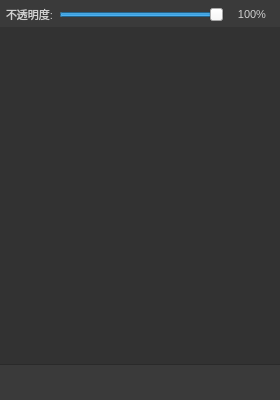
<?xml version="1.0" encoding="UTF-8"?>
<ui version="4.0">
 <class>ChannelTreePanel</class>
 <widget class="QWidget" name="ChannelTreePanel">
  <property name="geometry">
   <rect>
    <x>0</x>
    <y>0</y>
    <width>280</width>
    <height>400</height>
   </rect>
  </property>
  <property name="styleSheet">
   <string notr="true">QLabel { color: #d0d0d0; font-size: 11px; }
QListWidget {
  background-color: #323232; color: #eee; border: none; outline: none; font-size: 12px;
}
QListWidget::item { padding: 4px 2px; min-height: 36px; }
QListWidget::item:selected { background-color: #555555; }
QFrame#optionsHost, QFrame#toolbarHost { background-color: #3a3a3a; border: none; }
QFrame#toolbarHost { border-top: 1px solid #2a2a2a; }
QToolButton {
  background-color: transparent; color: #ddd; border: 1px solid transparent;
  border-radius: 2px; padding: 2px; font-size: 11px; min-width: 22px; min-height: 22px;
}
QFrame#toolbarHost QToolButton {
  min-width: 30px; min-height: 30px; padding: 3px; border-radius: 3px;
}
QToolButton:hover { background-color: #4e4e4e; }
QToolButton:disabled { color: #666; }</string>
  </property>
  <layout class="QVBoxLayout" name="rootLayout">
   <property name="spacing">
    <number>0</number>
   </property>
   <property name="leftMargin">
    <number>0</number>
   </property>
   <property name="topMargin">
    <number>0</number>
   </property>
   <property name="rightMargin">
    <number>0</number>
   </property>
   <property name="bottomMargin">
    <number>0</number>
   </property>
   <item>
    <widget class="QFrame" name="optionsHost">
     <property name="frameShape">
      <enum>QFrame::Shape::NoFrame</enum>
     </property>
     <layout class="QHBoxLayout" name="optionsLayout">
      <property name="spacing">
       <number>6</number>
      </property>
      <property name="leftMargin">
       <number>6</number>
      </property>
      <property name="topMargin">
       <number>6</number>
      </property>
      <property name="rightMargin">
       <number>6</number>
      </property>
      <property name="bottomMargin">
       <number>4</number>
      </property>
      <item>
       <widget class="QLabel" name="channelOpacityLabel">
        <property name="text">
         <string>不透明度:</string>
        </property>
       </widget>
      </item>
      <item>
       <widget class="QSlider" name="channelOpacitySlider">
        <property name="sizePolicy">
         <sizepolicy hsizetype="Expanding" vsizetype="Fixed">
          <horstretch>1</horstretch>
          <verstretch>0</verstretch>
         </sizepolicy>
        </property>
        <property name="maximum">
         <number>100</number>
        </property>
        <property name="value">
         <number>100</number>
        </property>
        <property name="orientation">
         <enum>Qt::Orientation::Horizontal</enum>
        </property>
        <property name="toolTip">
         <string>通道不透明度（UI 占位：无 channel domain，只动右侧数字）</string>
        </property>
       </widget>
      </item>
      <item>
       <widget class="QLabel" name="channelOpacityValueLabel">
        <property name="minimumSize">
         <size>
          <width>36</width>
          <height>0</height>
         </size>
        </property>
        <property name="text">
         <string>100%</string>
        </property>
        <property name="alignment">
         <set>Qt::AlignmentFlag::AlignRight|Qt::AlignmentFlag::AlignTrailing|Qt::AlignmentFlag::AlignVCenter</set>
        </property>
       </widget>
      </item>
      <item>
       <spacer name="optionsSpacer">
        <property name="orientation">
         <enum>Qt::Orientation::Horizontal</enum>
        </property>
        <property name="sizeHint" stdset="0">
         <size>
          <width>8</width>
          <height>10</height>
         </size>
        </property>
       </spacer>
      </item>
     </layout>
    </widget>
   </item>
   <item>
    <widget class="QListWidget" name="itemList">
        <property name="iconSize">
         <size>
          <width>40</width>
          <height>40</height>
         </size>
        </property>
     <property name="selectionMode">
      <enum>QAbstractItemView::SelectionMode::ExtendedSelection</enum>
     </property>
    </widget>
   </item>
   <item>
    <widget class="QFrame" name="toolbarHost">
     <property name="minimumSize">
      <size>
       <width>0</width>
       <height>36</height>
      </size>
     </property>
     <property name="maximumSize">
      <size>
       <width>16777215</width>
       <height>36</height>
      </size>
     </property>
     <property name="frameShape">
      <enum>QFrame::Shape::NoFrame</enum>
     </property>
     <layout class="QHBoxLayout" name="toolbarLayout">
      <property name="spacing">
       <number>2</number>
      </property>
      <property name="leftMargin">
       <number>4</number>
      </property>
      <property name="topMargin">
       <number>2</number>
      </property>
      <property name="rightMargin">
       <number>4</number>
      </property>
      <property name="bottomMargin">
       <number>2</number>
      </property>
      <item>
       <widget class="QToolButton" name="btnLoadSelection">
        <property name="icon">
         <iconset resource="../resources.qrc">
          <normaloff>:/icons/channels/load-selection.svg</normaloff>:/icons/channels/load-selection.svg</iconset>
        </property>
        <property name="toolButtonStyle">
         <enum>Qt::ToolButtonStyle::ToolButtonIconOnly</enum>
        </property>

        <property name="text">
         <string/>
        </property>
        <property name="toolTip">
         <string>将通道作为选区载入</string>
        </property>
        <property name="iconSize">
         <size>
          <width>24</width>
          <height>24</height>
         </size>
        </property>
        <property name="autoRaise">
         <bool>true</bool>
        </property>
       </widget>
      </item>
      <item>
       <widget class="QToolButton" name="btnSaveSelection">
        <property name="icon">
         <iconset resource="../resources.qrc">
          <normaloff>:/icons/channels/save-selection.svg</normaloff>:/icons/channels/save-selection.svg</iconset>
        </property>
        <property name="toolButtonStyle">
         <enum>Qt::ToolButtonStyle::ToolButtonIconOnly</enum>
        </property>

        <property name="text">
         <string/>
        </property>
        <property name="toolTip">
         <string>将选区存储为通道</string>
        </property>
        <property name="iconSize">
         <size>
          <width>24</width>
          <height>24</height>
         </size>
        </property>
        <property name="autoRaise">
         <bool>true</bool>
        </property>
       </widget>
      </item>
      <item>
       <widget class="QToolButton" name="btnNew">
        <property name="icon">
         <iconset resource="../resources.qrc">
          <normaloff>:/icons/channels/new-channel.svg</normaloff>:/icons/channels/new-channel.svg</iconset>
        </property>
        <property name="toolButtonStyle">
         <enum>Qt::ToolButtonStyle::ToolButtonIconOnly</enum>
        </property>

        <property name="text">
         <string/>
        </property>
        <property name="toolTip">
         <string>创建新通道</string>
        </property>
        <property name="iconSize">
         <size>
          <width>24</width>
          <height>24</height>
         </size>
        </property>
        <property name="autoRaise">
         <bool>true</bool>
        </property>
       </widget>
      </item>
      <item>
       <widget class="QToolButton" name="btnDelete">
        <property name="icon">
         <iconset resource="../resources.qrc">
          <normaloff>:/icons/layers/delete.svg</normaloff>:/icons/layers/delete.svg</iconset>
        </property>
        <property name="toolButtonStyle">
         <enum>Qt::ToolButtonStyle::ToolButtonIconOnly</enum>
        </property>

        <property name="text">
         <string/>
        </property>
        <property name="toolTip">
         <string>删除当前通道</string>
        </property>
        <property name="iconSize">
         <size>
          <width>24</width>
          <height>24</height>
         </size>
        </property>
        <property name="autoRaise">
         <bool>true</bool>
        </property>
       </widget>
      </item>
      <item>
       <spacer name="toolbarSpacer">
        <property name="orientation">
         <enum>Qt::Orientation::Horizontal</enum>
        </property>
        <property name="sizeHint" stdset="0">
         <size>
          <width>40</width>
          <height>10</height>
         </size>
        </property>
       </spacer>
      </item>
     </layout>
    </widget>
   </item>
  </layout>
 </widget>
 <resources>
  <include location="../resources.qrc"/>
 </resources>
 <connections/>
</ui>
